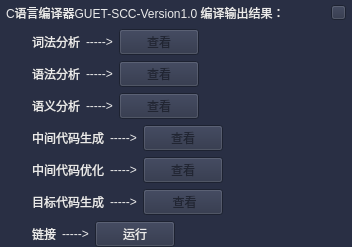
     <widget class="QWidget" name="main_wg_result" native="true">
      <property name="sizePolicy">
       <sizepolicy hsizetype="Preferred" vsizetype="Fixed">
        <horstretch>0</horstretch>
        <verstretch>0</verstretch>
       </sizepolicy>
      </property>
      <property name="styleSheet">
       <string notr="true">background-color:rgb(41, 47, 68)</string>
      </property>
      <layout class="QVBoxLayout" name="verticalLayout_2">
       <property name="leftMargin">
        <number>0</number>
       </property>
       <property name="topMargin">
        <number>0</number>
       </property>
       <property name="rightMargin">
        <number>0</number>
       </property>
       <property name="bottomMargin">
        <number>0</number>
       </property>
       <item>
        <spacer name="verticalSpacer">
         <property name="orientation">
          <enum>Qt::Vertical</enum>
         </property>
         <property name="sizeHint" stdset="0">
          <size>
           <width>20</width>
           <height>3</height>
          </size>
         </property>
        </spacer>
       </item>
       <item>
        <layout class="QHBoxLayout" name="main_hl_result_title">
         <property name="leftMargin">
          <number>6</number>
         </property>
         <property name="rightMargin">
          <number>6</number>
         </property>
         <item>
          <widget class="QLabel" name="label_15">
           <property name="sizePolicy">
            <sizepolicy hsizetype="Preferred" vsizetype="Fixed">
             <horstretch>0</horstretch>
             <verstretch>0</verstretch>
            </sizepolicy>
           </property>
           <property name="minimumSize">
            <size>
             <width>0</width>
             <height>20</height>
            </size>
           </property>
           <property name="maximumSize">
            <size>
             <width>16777215</width>
             <height>20</height>
            </size>
           </property>
           <property name="styleSheet">
            <string notr="true">font: 75 10pt &quot;微软雅黑&quot;;
color:rgb(234, 234, 234);</string>
           </property>
           <property name="text">
            <string>C语言编译器GUET-SCC-Version1.0 编译输出结果：</string>
           </property>
          </widget>
         </item>
         <item>
          <spacer name="horizontalSpacer_9">
           <property name="orientation">
            <enum>Qt::Horizontal</enum>
           </property>
           <property name="sizeHint" stdset="0">
            <size>
             <width>40</width>
             <height>20</height>
            </size>
           </property>
          </spacer>
         </item>
         <item>
          <widget class="QPushButton" name="main_result_bt_hide">
           <property name="sizePolicy">
            <sizepolicy hsizetype="Fixed" vsizetype="Fixed">
             <horstretch>0</horstretch>
             <verstretch>0</verstretch>
            </sizepolicy>
           </property>
           <property name="maximumSize">
            <size>
             <width>15</width>
             <height>15</height>
            </size>
           </property>
           <property name="styleSheet">
            <string notr="true">QPushButton{border-image:url(:/img/app_up_down.png)}
QPushButton:hover{border-image: url(:/img/app_up_down_hover.png)}
QPushButton:pressed{border-image: url(:/img/app_up_down.png)}</string>
           </property>
           <property name="text">
            <string/>
           </property>
          </widget>
         </item>
        </layout>
       </item>
       <item>
        <layout class="QHBoxLayout" name="main_hl_result_la">
         <property name="leftMargin">
          <number>32</number>
         </property>
         <property name="rightMargin">
          <number>3</number>
         </property>
         <item>
          <widget class="QLabel" name="label">
           <property name="styleSheet">
            <string notr="true">font: 75 10pt &quot;微软雅黑&quot;;
color:rgb(234, 234, 234);</string>
           </property>
           <property name="text">
            <string>词法分析</string>
           </property>
          </widget>
         </item>
         <item>
          <widget class="QLabel" name="main_hl_result_la_abstract">
           <property name="styleSheet">
            <string notr="true">font: 75 10pt &quot;微软雅黑&quot;;
color:rgb(234, 234, 234);</string>
           </property>
           <property name="text">
            <string>-----&gt;</string>
           </property>
          </widget>
         </item>
         <item>
          <widget class="QPushButton" name="main_hl_result_la_see">
           <property name="sizePolicy">
            <sizepolicy hsizetype="Fixed" vsizetype="Fixed">
             <horstretch>0</horstretch>
             <verstretch>0</verstretch>
            </sizepolicy>
           </property>
           <property name="minimumSize">
            <size>
             <width>72</width>
             <height>21</height>
            </size>
           </property>
           <property name="styleSheet">
            <string notr="true">QPushButton{font: 75 10pt &quot;微软雅黑&quot;;border-image:url(:/img/app_round_button_gray.9.png);color:rgb(33, 37, 50)}
QPushButton:hover{border-image: url(:/img/app_round_button_darkblue.9.png);color:rgb(255,255,255)}
QPushButton:pressed{border-image: url(:/img/app_round_button_gray.9.png);color:rgb(33, 37, 50)}</string>
           </property>
           <property name="text">
            <string>查看</string>
           </property>
          </widget>
         </item>
         <item>
          <spacer name="horizontalSpacer_2">
           <property name="orientation">
            <enum>Qt::Horizontal</enum>
           </property>
           <property name="sizeHint" stdset="0">
            <size>
             <width>40</width>
             <height>20</height>
            </size>
           </property>
          </spacer>
         </item>
        </layout>
       </item>
       <item>
        <layout class="QHBoxLayout" name="main_hl_result_ga">
         <property name="leftMargin">
          <number>32</number>
         </property>
         <property name="rightMargin">
          <number>3</number>
         </property>
         <item>
          <widget class="QLabel" name="label_3">
           <property name="styleSheet">
            <string notr="true">font: 75 10pt &quot;微软雅黑&quot;;
color:rgb(234, 234, 234);</string>
           </property>
           <property name="text">
            <string>语法分析</string>
           </property>
          </widget>
         </item>
         <item>
          <widget class="QLabel" name="main_hl_result_ga_abstract">
           <property name="styleSheet">
            <string notr="true">font: 75 10pt &quot;微软雅黑&quot;;
color:rgb(234, 234, 234);</string>
           </property>
           <property name="text">
            <string>-----&gt;</string>
           </property>
          </widget>
         </item>
         <item>
          <widget class="QPushButton" name="main_hl_result_ga_see">
           <property name="sizePolicy">
            <sizepolicy hsizetype="Fixed" vsizetype="Fixed">
             <horstretch>0</horstretch>
             <verstretch>0</verstretch>
            </sizepolicy>
           </property>
           <property name="minimumSize">
            <size>
             <width>72</width>
             <height>21</height>
            </size>
           </property>
           <property name="styleSheet">
            <string notr="true">QPushButton{font: 75 10pt &quot;微软雅黑&quot;;border-image:url(:/img/app_round_button_gray.9.png);color:rgb(33, 37, 50)}
QPushButton:hover{border-image: url(:/img/app_round_button_darkblue.9.png);color:rgb(255,255,255)}
QPushButton:pressed{border-image: url(:/img/app_round_button_gray.9.png);color:rgb(33, 37, 50)}</string>
           </property>
           <property name="text">
            <string>查看</string>
           </property>
          </widget>
         </item>
         <item>
          <spacer name="horizontalSpacer_3">
           <property name="orientation">
            <enum>Qt::Horizontal</enum>
           </property>
           <property name="sizeHint" stdset="0">
            <size>
             <width>40</width>
             <height>20</height>
            </size>
           </property>
          </spacer>
         </item>
        </layout>
       </item>
       <item>
        <layout class="QHBoxLayout" name="main_hl_result_sa">
         <property name="leftMargin">
          <number>32</number>
         </property>
         <property name="rightMargin">
          <number>3</number>
         </property>
         <item>
          <widget class="QLabel" name="label_5">
           <property name="styleSheet">
            <string notr="true">font: 75 10pt &quot;微软雅黑&quot;;
color:rgb(234, 234, 234);</string>
           </property>
           <property name="text">
            <string>语义分析</string>
           </property>
          </widget>
         </item>
         <item>
          <widget class="QLabel" name="main_hl_result_sa_abstract">
           <property name="styleSheet">
            <string notr="true">font: 75 10pt &quot;微软雅黑&quot;;
color:rgb(234, 234, 234);</string>
           </property>
           <property name="text">
            <string>-----&gt;</string>
           </property>
          </widget>
         </item>
         <item>
          <widget class="QPushButton" name="main_hl_result_sa_see">
           <property name="sizePolicy">
            <sizepolicy hsizetype="Fixed" vsizetype="Fixed">
             <horstretch>0</horstretch>
             <verstretch>0</verstretch>
            </sizepolicy>
           </property>
           <property name="minimumSize">
            <size>
             <width>72</width>
             <height>21</height>
            </size>
           </property>
           <property name="styleSheet">
            <string notr="true">QPushButton{font: 75 10pt &quot;微软雅黑&quot;;border-image:url(:/img/app_round_button_gray.9.png);color:rgb(33, 37, 50)}
QPushButton:hover{border-image: url(:/img/app_round_button_darkblue.9.png);color:rgb(255,255,255)}
QPushButton:pressed{border-image: url(:/img/app_round_button_gray.9.png);color:rgb(33, 37, 50)}</string>
           </property>
           <property name="text">
            <string>查看</string>
           </property>
          </widget>
         </item>
         <item>
          <spacer name="horizontalSpacer_4">
           <property name="orientation">
            <enum>Qt::Horizontal</enum>
           </property>
           <property name="sizeHint" stdset="0">
            <size>
             <width>40</width>
             <height>20</height>
            </size>
           </property>
          </spacer>
         </item>
        </layout>
       </item>
       <item>
        <layout class="QHBoxLayout" name="main_hl_result_icg">
         <property name="leftMargin">
          <number>32</number>
         </property>
         <property name="rightMargin">
          <number>3</number>
         </property>
         <item>
          <widget class="QLabel" name="label_7">
           <property name="styleSheet">
            <string notr="true">font: 75 10pt &quot;微软雅黑&quot;;
color:rgb(234, 234, 234);</string>
           </property>
           <property name="text">
            <string>中间代码生成</string>
           </property>
          </widget>
         </item>
         <item>
          <widget class="QLabel" name="main_hl_result_icg_abstract">
           <property name="styleSheet">
            <string notr="true">font: 75 10pt &quot;微软雅黑&quot;;
color:rgb(234, 234, 234);</string>
           </property>
           <property name="text">
            <string>-----&gt;</string>
           </property>
          </widget>
         </item>
         <item>
          <widget class="QPushButton" name="main_hl_result_icg_see">
           <property name="sizePolicy">
            <sizepolicy hsizetype="Fixed" vsizetype="Fixed">
             <horstretch>0</horstretch>
             <verstretch>0</verstretch>
            </sizepolicy>
           </property>
           <property name="minimumSize">
            <size>
             <width>72</width>
             <height>21</height>
            </size>
           </property>
           <property name="styleSheet">
            <string notr="true">QPushButton{font: 75 10pt &quot;微软雅黑&quot;;border-image:url(:/img/app_round_button_gray.9.png);color:rgb(33, 37, 50)}
QPushButton:hover{border-image: url(:/img/app_round_button_darkblue.9.png);color:rgb(255,255,255)}
QPushButton:pressed{border-image: url(:/img/app_round_button_gray.9.png);color:rgb(33, 37, 50)}</string>
           </property>
           <property name="text">
            <string>查看</string>
           </property>
          </widget>
         </item>
         <item>
          <spacer name="horizontalSpacer_5">
           <property name="orientation">
            <enum>Qt::Horizontal</enum>
           </property>
           <property name="sizeHint" stdset="0">
            <size>
             <width>40</width>
             <height>20</height>
            </size>
           </property>
          </spacer>
         </item>
        </layout>
       </item>
       <item>
        <layout class="QHBoxLayout" name="main_hl_result_ico">
         <property name="leftMargin">
          <number>32</number>
         </property>
         <property name="rightMargin">
          <number>3</number>
         </property>
         <item>
          <widget class="QLabel" name="label_9">
           <property name="styleSheet">
            <string notr="true">font: 75 10pt &quot;微软雅黑&quot;;
color:rgb(234, 234, 234);</string>
           </property>
           <property name="text">
            <string>中间代码优化</string>
           </property>
          </widget>
         </item>
         <item>
          <widget class="QLabel" name="main_hl_result_ico_abstract">
           <property name="styleSheet">
            <string notr="true">font: 75 10pt &quot;微软雅黑&quot;;
color:rgb(234, 234, 234);</string>
           </property>
           <property name="text">
            <string>-----&gt;</string>
           </property>
          </widget>
         </item>
         <item>
          <widget class="QPushButton" name="main_hl_result_ico_see">
           <property name="sizePolicy">
            <sizepolicy hsizetype="Fixed" vsizetype="Fixed">
             <horstretch>0</horstretch>
             <verstretch>0</verstretch>
            </sizepolicy>
           </property>
           <property name="minimumSize">
            <size>
             <width>72</width>
             <height>21</height>
            </size>
           </property>
           <property name="styleSheet">
            <string notr="true">QPushButton{font: 75 10pt &quot;微软雅黑&quot;;border-image:url(:/img/app_round_button_gray.9.png);color:rgb(33, 37, 50)}
QPushButton:hover{border-image: url(:/img/app_round_button_darkblue.9.png);color:rgb(255,255,255)}
QPushButton:pressed{border-image: url(:/img/app_round_button_gray.9.png);color:rgb(33, 37, 50)}</string>
           </property>
           <property name="text">
            <string>查看</string>
           </property>
          </widget>
         </item>
         <item>
          <spacer name="horizontalSpacer_6">
           <property name="orientation">
            <enum>Qt::Horizontal</enum>
           </property>
           <property name="sizeHint" stdset="0">
            <size>
             <width>40</width>
             <height>20</height>
            </size>
           </property>
          </spacer>
         </item>
        </layout>
       </item>
       <item>
        <layout class="QHBoxLayout" name="main_hl_result_ocg">
         <property name="leftMargin">
          <number>32</number>
         </property>
         <property name="rightMargin">
          <number>3</number>
         </property>
         <item>
          <widget class="QLabel" name="label_11">
           <property name="styleSheet">
            <string notr="true">font: 75 10pt &quot;微软雅黑&quot;;
color:rgb(234, 234, 234);</string>
           </property>
           <property name="text">
            <string>目标代码生成</string>
           </property>
          </widget>
         </item>
         <item>
          <widget class="QLabel" name="main_hl_result_ocg_abstract">
           <property name="styleSheet">
            <string notr="true">font: 75 10pt &quot;微软雅黑&quot;;
color:rgb(234, 234, 234);</string>
           </property>
           <property name="text">
            <string>-----&gt;</string>
           </property>
          </widget>
         </item>
         <item>
          <widget class="QPushButton" name="main_hl_result_ocg_see">
           <property name="sizePolicy">
            <sizepolicy hsizetype="Fixed" vsizetype="Fixed">
             <horstretch>0</horstretch>
             <verstretch>0</verstretch>
            </sizepolicy>
           </property>
           <property name="minimumSize">
            <size>
             <width>72</width>
             <height>21</height>
            </size>
           </property>
           <property name="styleSheet">
            <string notr="true">QPushButton{font: 75 10pt &quot;微软雅黑&quot;;border-image:url(:/img/app_round_button_gray.9.png);color:rgb(33, 37, 50)}
QPushButton:hover{border-image: url(:/img/app_round_button_darkblue.9.png);color:rgb(255,255,255)}
QPushButton:pressed{border-image: url(:/img/app_round_button_gray.9.png);color:rgb(33, 37, 50)}</string>
           </property>
           <property name="text">
            <string> 查看</string>
           </property>
          </widget>
         </item>
         <item>
          <spacer name="horizontalSpacer_7">
           <property name="orientation">
            <enum>Qt::Horizontal</enum>
           </property>
           <property name="sizeHint" stdset="0">
            <size>
             <width>40</width>
             <height>20</height>
            </size>
           </property>
          </spacer>
         </item>
        </layout>
       </item>
       <item>
        <layout class="QHBoxLayout" name="main_hl_result_link">
         <property name="leftMargin">
          <number>32</number>
         </property>
         <property name="rightMargin">
          <number>3</number>
         </property>
         <item>
          <widget class="QLabel" name="label_13">
           <property name="styleSheet">
            <string notr="true">font: 75 10pt &quot;微软雅黑&quot;;
color:rgb(234, 234, 234);</string>
           </property>
           <property name="text">
            <string>链接</string>
           </property>
          </widget>
         </item>
         <item>
          <widget class="QLabel" name="main_hl_result_link_abstract">
           <property name="styleSheet">
            <string notr="true">font: 75 10pt &quot;微软雅黑&quot;;
color:rgb(234, 234, 234);</string>
           </property>
           <property name="text">
            <string>-----&gt;</string>
           </property>
          </widget>
         </item>
         <item>
          <widget class="QPushButton" name="main_hl_result_link_see">
           <property name="sizePolicy">
            <sizepolicy hsizetype="Fixed" vsizetype="Fixed">
             <horstretch>0</horstretch>
             <verstretch>0</verstretch>
            </sizepolicy>
           </property>
           <property name="minimumSize">
            <size>
             <width>72</width>
             <height>21</height>
            </size>
           </property>
           <property name="styleSheet">
            <string notr="true">QPushButton{font: 75 10pt &quot;微软雅黑&quot;;border-image:url(:/img/app_round_button_green.9.png);color:rgb(234, 234, 234)}
QPushButton:hover{border-image: url(:/img/app_round_button_darkblue.9.png);color:rgb(255,255,255)}
QPushButton:pressed{border-image: url(:/img/app_round_button_green.9.png);color:rgb(234, 234, 234)}</string>
           </property>
           <property name="text">
            <string>运行</string>
           </property>
          </widget>
         </item>
         <item>
          <spacer name="horizontalSpacer_8">
           <property name="orientation">
            <enum>Qt::Horizontal</enum>
           </property>
           <property name="sizeHint" stdset="0">
            <size>
             <width>40</width>
             <height>20</height>
            </size>
           </property>
          </spacer>
         </item>
        </layout>
       </item>
      </layout>
     </widget>
